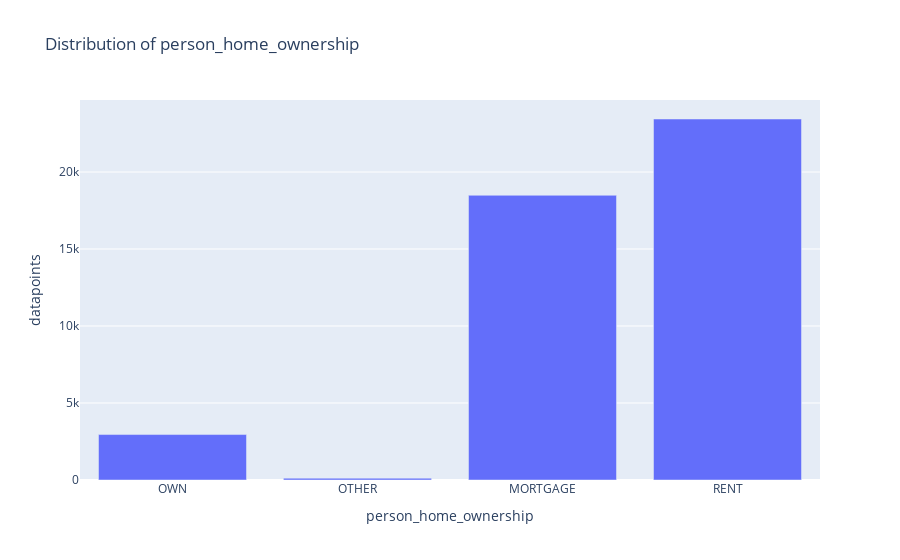

Notebook code for this chart:
### Code cell
plot_distribution(df3,"person_home_ownership")

### Figure 1 — Plotly figure (JSON) as saved in the notebook; plotly's stock layout.template omitted (floating-point values rounded to 4 significant figures)
{"data": [{"hovertemplate": "person_home_ownership=%{x}<br>datapoints=%{y}<extra></extra>", "legendgroup": "", "marker": {"color": "#636efa", "pattern": {"shape": ""}}, "name": "", "orientation": "v", "showlegend": false, "textposition": "auto", "type": "bar", "x": ["OWN", "OTHER", "MORTGAGE", "RENT"], "xaxis": "x", "y": [2951, 117, 18489, 23443], "yaxis": "y"}], "layout": {"barmode": "relative", "legend": {"tracegroupgap": 0}, "title": {"text": "Distribution of person_home_ownership"}, "xaxis": {"anchor": "y", "domain": [0, 1], "title": {"text": "person_home_ownership"}}, "yaxis": {"anchor": "x", "domain": [0, 1], "title": {"text": "datapoints"}}}}
